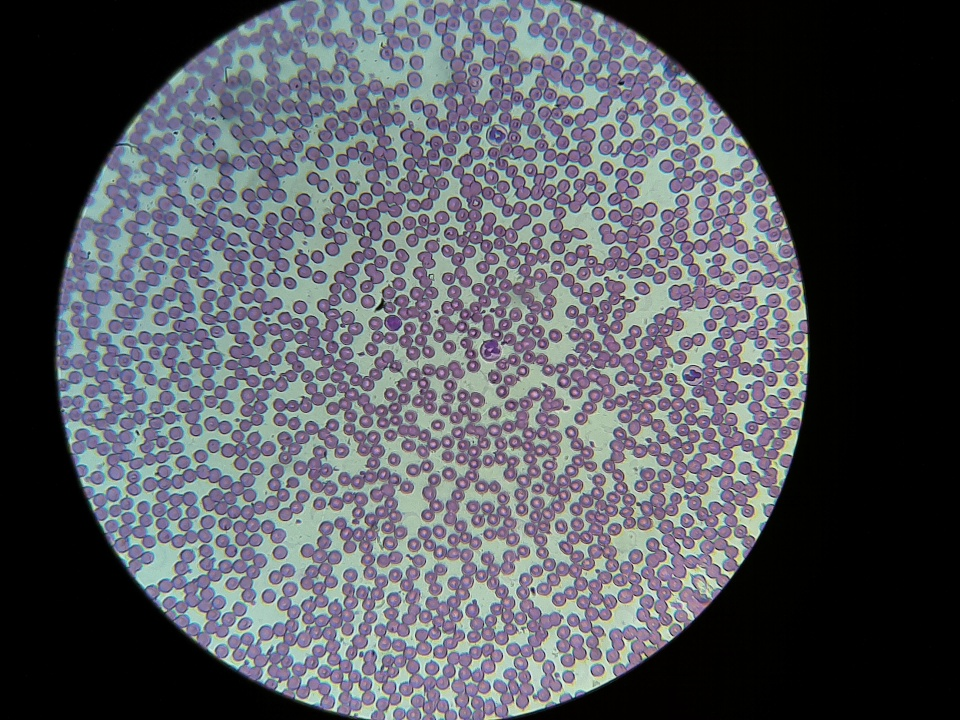
#> input picture (PYTHON,RPI,AI)_THESIS-DESIGN_CBC And DBC Counter Using Image Processing/CBC/sample1.png, 960 x 720 px
$ python '!!!RBC counting for CBC (40x).py'
#> lines starting #> are read from the running program, lines starting #| are printed output that depends on the picture; after the words box and inside, x2 and y2 are one past the last pixel; in counts of white or black regions, pixels touching at a corner belong together
import cv2
import numpy as np


markShape = 0
markerColor = (0,255,0)


raw_image = cv2.imread('sample1.png')
#> raw_image is the input picture: shape (720, 960, 3); mean B, G, R 93.5, 86.8, 84.5
#cv2.imshow("raw",raw_image)
#img = cv2.imread('sample1.png')

img = raw_image[200:200+400, 220:220+400]
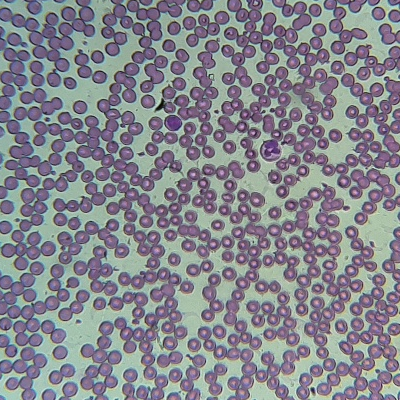
#> img: shape (400, 400, 3); mean B, G, R 142.1, 134.2, 133.5
#cv2.imshow("cropped",img)


hsv_conv = cv2.cvtColor(img,cv2.COLOR_BGR2HSV)
#> hsv_conv: shape (400, 400, 3); mean H, S, V 105, 46, 149.4
#cv2.imshow('hsv',hsv_conv)

#HSV array for thresholding
rbc_low = np.array([ 114, 19, 12])
rbc_high = np.array([255 ,104 , 255])

#HSV thresholding
mask = cv2.inRange(hsv_conv,rbc_low,rbc_high)
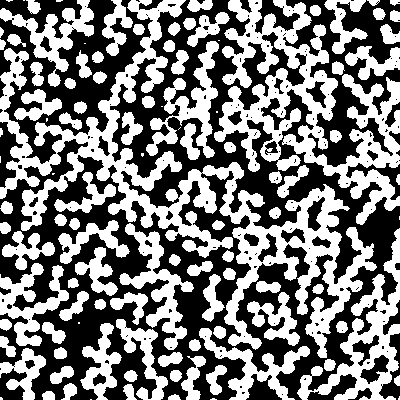
#> mask: shape (400, 400); 48.3% white; 108 white regions (18 under 20 px), largest, box (x1, y1, x2, y2) and area: (0, 0, 377, 358) 22383, (214, 0, 400, 225) 14241, (297, 228, 400, 400) 4691
#cv2.imshow("mask",mask)


#Morphological Transformation
foreground_eroded = cv2.erode(mask,None,iterations = 2)
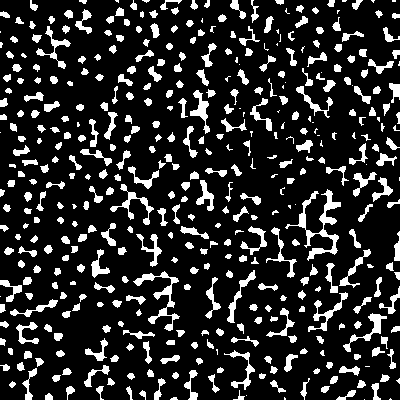
#> foreground_eroded: shape (400, 400); 16.7% white; 440 white regions (63 under 20 px), largest, box (x1, y1, x2, y2) and area: (285, 189, 341, 261) 913, (133, 271, 180, 331) 610, (110, 184, 154, 225) 369
foreground_dilated = cv2.dilate(foreground_eroded,None,iterations = 2)
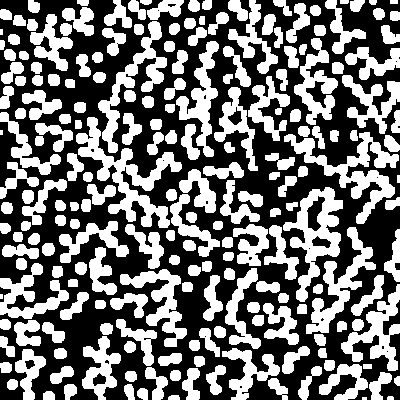
#> foreground_dilated: shape (400, 400); 44.9% white; 211 white regions (4 under 20 px)
#cv2.imshow("morph",foreground_dilated)

output = {}
output["foreground_dilated"] = foreground_dilated

#contours
contours = cv2.findContours(foreground_dilated.copy(),cv2.RETR_EXTERNAL,cv2.CHAIN_APPROX_SIMPLE)[-2]
#> contours = 211 contours, 6 with area under 20; largest, box (x1, y1, x2, y2) and area: (76, 117, 182, 228) 2881, (283, 187, 343, 302) 2826, (284, 132, 399, 224) 2500, (306, 227, 376, 334) 1870, (98, 21, 167, 153) 1838

#background subtraction
bgs = cv2.bitwise_and(img,img,mask = foreground_dilated)
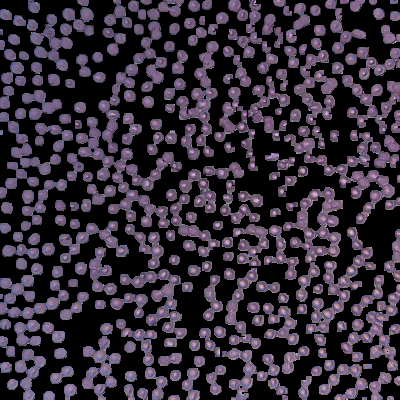
#> bgs: shape (400, 400, 3); mean B, G, R 56.6, 44.5, 52.5
output["bgs"] = bgs

markedImage = img.copy()

count = 0
area = 0


for contour in contours:
            contourArea = cv2.contourArea(contour)
            if  691200 > contourArea >= 1:
                area += contourArea
                count += 1
                """
                if markShape == 0:
                    (x, y, w, h) = cv2.boundingRect(contour)
                    cv2.rectangle(markedImage, (x, y), (x + w, y + h), markerColor, 2)
                else:
                    ((x, y), radius) = cv2.minEnclosingCircle(contour)
                    cv2.circle(markedImage, (int(x), int(y)), int(radius + 2), markerColor, 2)
                """
#> this loop made 211 passes
#> after the loop, area = 63158; count = 211

output["markedImage"] = markedImage
output["area"] = ((area / 484)/160000)*10000
output["count"] = count

#cv2.imshow("raw",output["markedImage"])
cv2.imshow("Thresh",output["foreground_dilated"])
cv2.imshow("BGS",output["bgs"])


output["rbc"] = output["count"]

cv2.putText(output["markedImage"], "RBC: {0}".format(output["area"]), (0, 50),
                        cv2.FONT_HERSHEY_SIMPLEX,
                        1.5, (255, 255, 255), 2, cv2.LINE_AA)
output["rbc_proc"] = output["markedImage"]

cv2.imshow("RBC count",output["rbc_proc"])
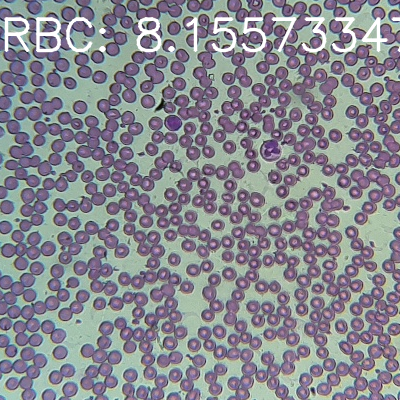
#> window 'RBC count': shape (400, 400, 3); mean B, G, R 144.6, 137, 136.2


if cv2.waitKey(0) == 27:
#> (key Esc is pressed here)
    cv2.destroyAllWindows()

$ run again, with (PYTHON,RPI,AI)_THESIS-DESIGN_CBC And DBC Counter Using Image Processing/CBC/sample100.png copied over (PYTHON,RPI,AI)_THESIS-DESIGN_CBC And DBC Counter Using Image Processing/CBC/sample1.png
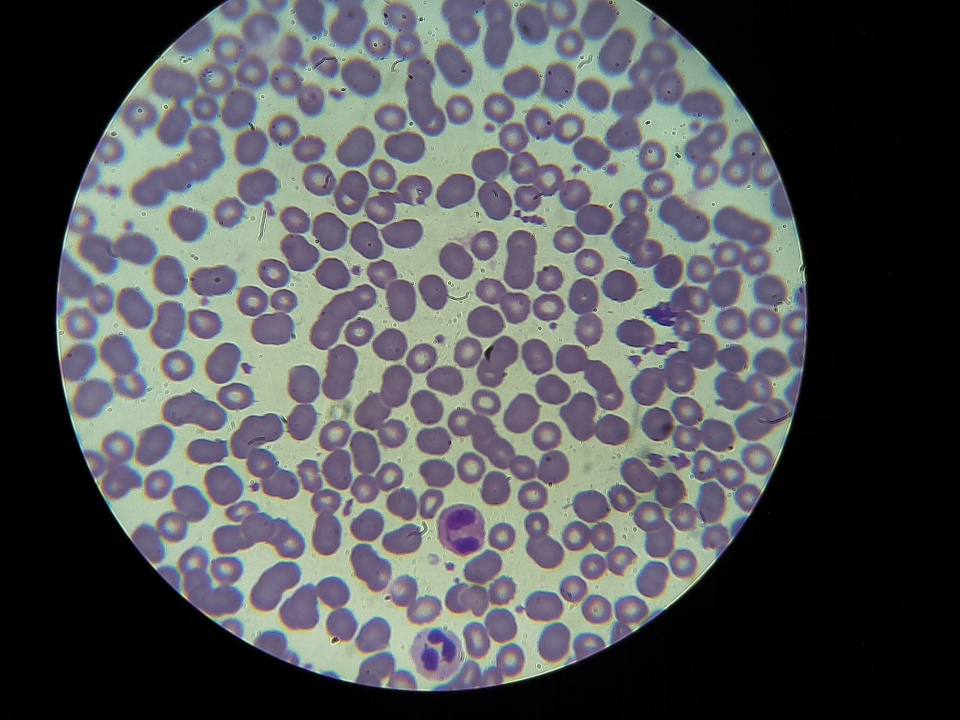
#> input picture (PYTHON,RPI,AI)_THESIS-DESIGN_CBC And DBC Counter Using Image Processing/CBC/sample100.png, 960 x 720 px
#> raw_image is the input picture: shape (720, 960, 3); mean B, G, R 86.5, 84.3, 82.5
#> hsv_conv: shape (400, 400, 3); mean H, S, V 92.6, 48.1, 150.1
#> `mask = cv2.inRange(hsv_conv,rbc_low,rbc_high)`:
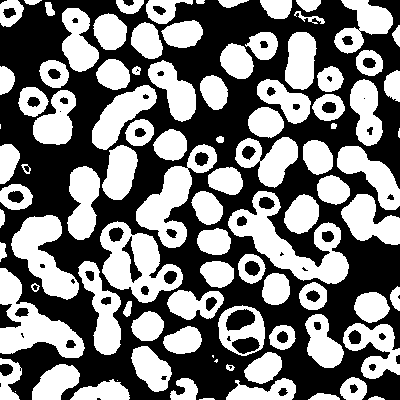
#> mask: shape (400, 400); 47.4% white; 94 white regions (6 under 20 px), largest, box (x1, y1, x2, y2) and area: (228, 191, 349, 284) 4021, (100, 221, 183, 303) 3339, (0, 268, 85, 358) 3200
#> foreground_eroded: shape (400, 400); 29.4% white; 103 white regions (18 under 20 px), largest, box (x1, y1, x2, y2) and area: (230, 204, 347, 282) 2126, (14, 217, 77, 297) 2035, (0, 304, 82, 356) 1695
#> foreground_dilated: shape (400, 400); 46.6% white; 84 white regions
#> contours = 84 contours, 3 with area under 20; largest, box (x1, y1, x2, y2) and area: (228, 191, 349, 284) 4130, (100, 222, 183, 303) 3460, (0, 268, 84, 358) 3068, (136, 145, 217, 248) 2947, (12, 215, 79, 299) 2666
#> the loop `for contour in contours:` made 84 passes
#> (contour, contourArea, area) on pass 9: ([[0, 359], [0, 363], [10, 363], [10, 359]], 40, 4104.5)
#> after the loop `for contour in contours:`: area = 72583; count = 84
#> `cv2.imshow("RBC count",output["rbc_proc"])`:
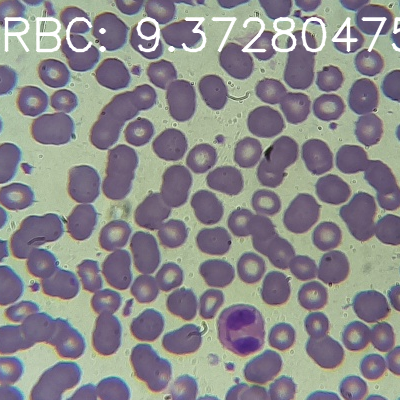
#> window 'RBC count': shape (400, 400, 3); mean B, G, R 139.4, 138.3, 139.1

$ run again, with (PYTHON,RPI,AI)_THESIS-DESIGN_CBC And DBC Counter Using Image Processing/CBC/sample101.png copied over (PYTHON,RPI,AI)_THESIS-DESIGN_CBC And DBC Counter Using Image Processing/CBC/sample1.png
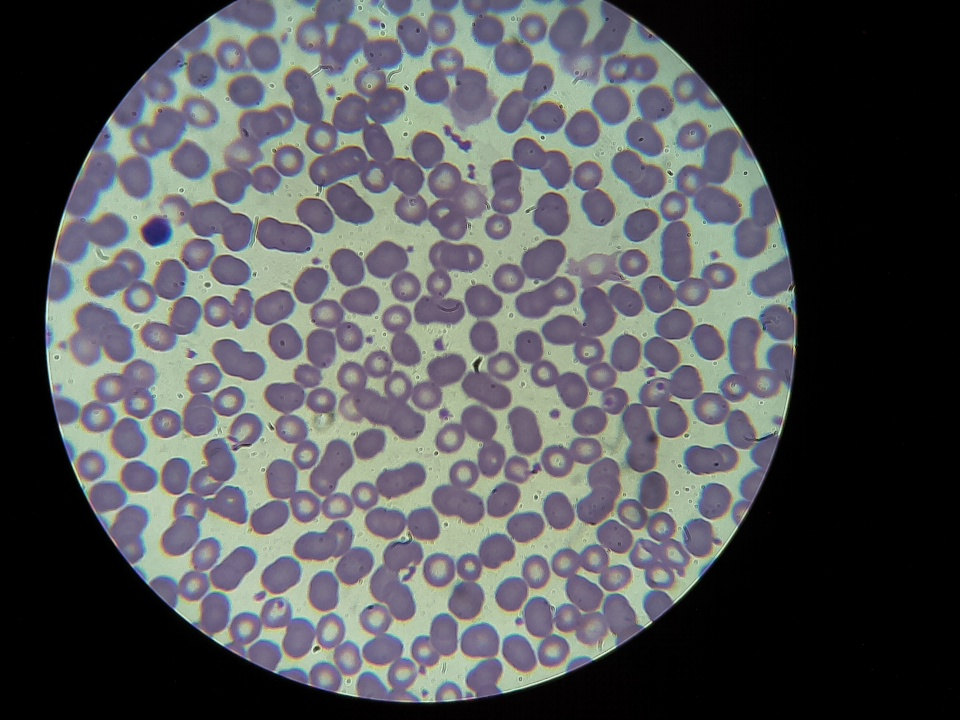
#> input picture (PYTHON,RPI,AI)_THESIS-DESIGN_CBC And DBC Counter Using Image Processing/CBC/sample101.png, 960 x 720 px
#> raw_image is the input picture: shape (720, 960, 3); mean B, G, R 87.3, 85.3, 83.6
#> hsv_conv: shape (400, 400, 3); mean H, S, V 94.2, 44.2, 149.4
#> `mask = cv2.inRange(hsv_conv,rbc_low,rbc_high)`:
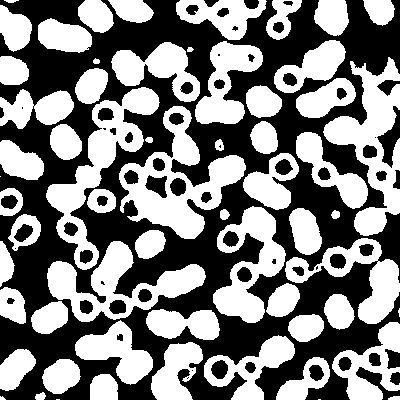
#> mask: shape (400, 400); 49.6% white; 61 white regions (5 under 20 px), largest, box (x1, y1, x2, y2) and area: (119, 106, 246, 239) 6258, (323, 57, 400, 236) 5504, (46, 87, 160, 270) 5290
#> foreground_eroded: shape (400, 400); 31.6% white; 107 white regions (43 under 20 px), largest, box (x1, y1, x2, y2) and area: (123, 154, 244, 237) 3098, (326, 61, 400, 212) 3000, (48, 102, 141, 249) 2493
#> foreground_dilated: shape (400, 400); 48.9% white; 64 white regions (2 under 20 px)
#> contours = 64 contours, 5 with area under 20; largest, box (x1, y1, x2, y2) and area: (46, 87, 159, 270) 5450, (119, 152, 246, 239) 5404, (47, 241, 205, 322) 5109, (324, 59, 400, 214) 4616, (213, 207, 285, 323) 3658
#> the loop `for contour in contours:` made 64 passes
#> (contour, contourArea, area) on pass 21: ([[14, 241], [14, 246], [18, 246], [18, 241]], 20, 25011.5)
#> after the loop `for contour in contours:`: area = 77966.5; count = 64
#> `cv2.imshow("RBC count",output["rbc_proc"])`:
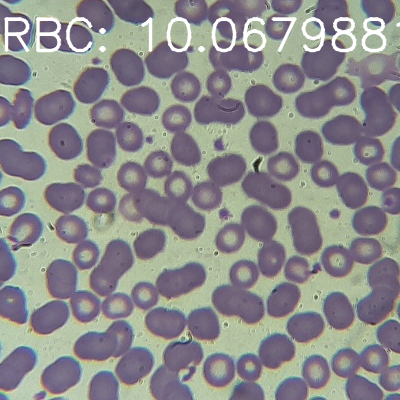
#> window 'RBC count': shape (400, 400, 3); mean B, G, R 139.9, 138.8, 139.7

$ run again, with (PYTHON,RPI,AI)_THESIS-DESIGN_CBC And DBC Counter Using Image Processing/CBC/sample102.png copied over (PYTHON,RPI,AI)_THESIS-DESIGN_CBC And DBC Counter Using Image Processing/CBC/sample1.png
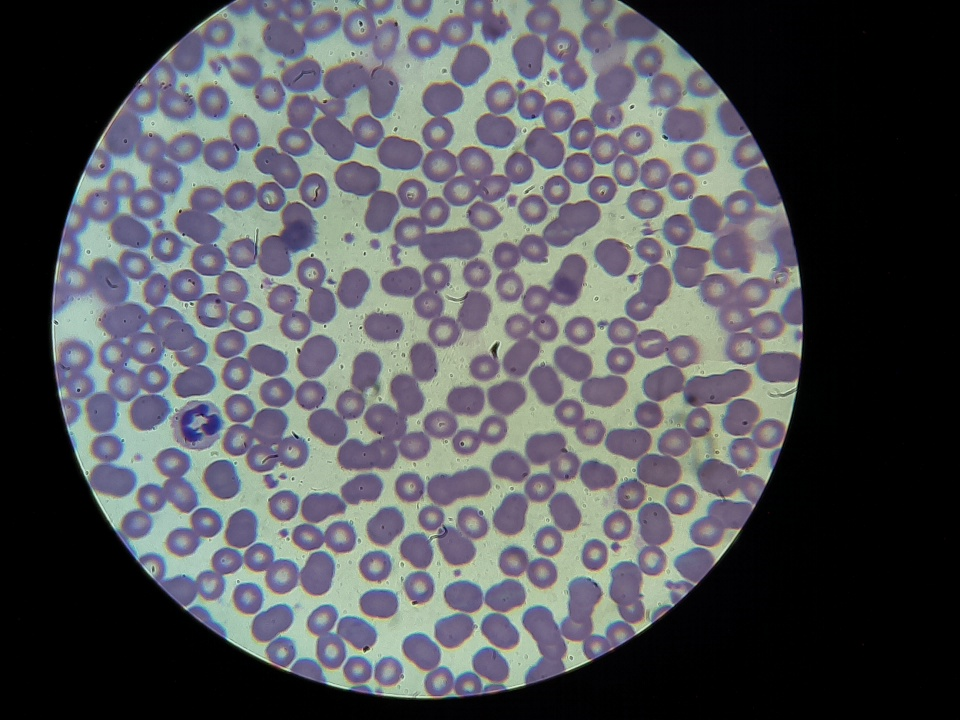
#> input picture (PYTHON,RPI,AI)_THESIS-DESIGN_CBC And DBC Counter Using Image Processing/CBC/sample102.png, 960 x 720 px
#> raw_image is the input picture: shape (720, 960, 3); mean B, G, R 88.7, 84.4, 83.1
#> hsv_conv: shape (400, 400, 3); mean H, S, V 93.9, 46.9, 151.5
#> `mask = cv2.inRange(hsv_conv,rbc_low,rbc_high)`:
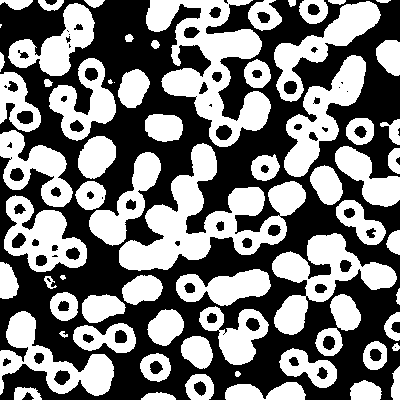
#> mask: shape (400, 400); 47.5% white; 68 white regions (3 under 20 px), largest, box (x1, y1, x2, y2) and area: (119, 143, 306, 271) 8709, (146, 0, 271, 147) 7672, (272, 233, 397, 335) 4746
#> foreground_eroded: shape (400, 400); 29.1% white; 83 white regions (12 under 20 px), largest, box (x1, y1, x2, y2) and area: (148, 0, 269, 145) 4898, (121, 146, 235, 268) 4281, (286, 57, 364, 175) 2494
#> foreground_dilated: shape (400, 400); 47% white; 69 white regions (1 under 20 px)
#> contours = 69 contours, 2 with area under 20; largest, box (x1, y1, x2, y2) and area: (119, 144, 306, 270) 8511, (146, 0, 271, 147) 7758, (272, 234, 396, 335) 4654, (284, 55, 366, 177) 3830, (4, 196, 87, 272) 3642
#> the loop `for contour in contours:` made 69 passes
#> (contour, contourArea, area) on passes 24, 57: ([[397, 292], [397, 303], [399, 303], [399, 292]], 22, 16000.5), ([[126, 35], [126, 41], [131, 41], [131, 35]], 30, 60696.5)
#> after the loop `for contour in contours:`: area = 75475; count = 69
#> `cv2.imshow("RBC count",output["rbc_proc"])`:
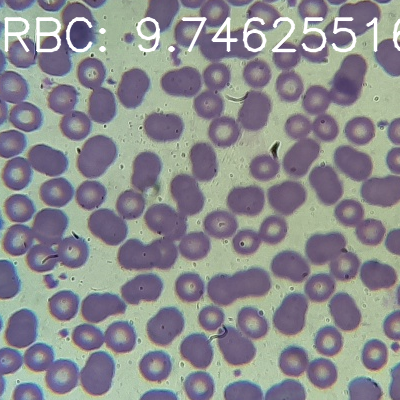
#> window 'RBC count': shape (400, 400, 3); mean B, G, R 142.6, 139.5, 138.8
